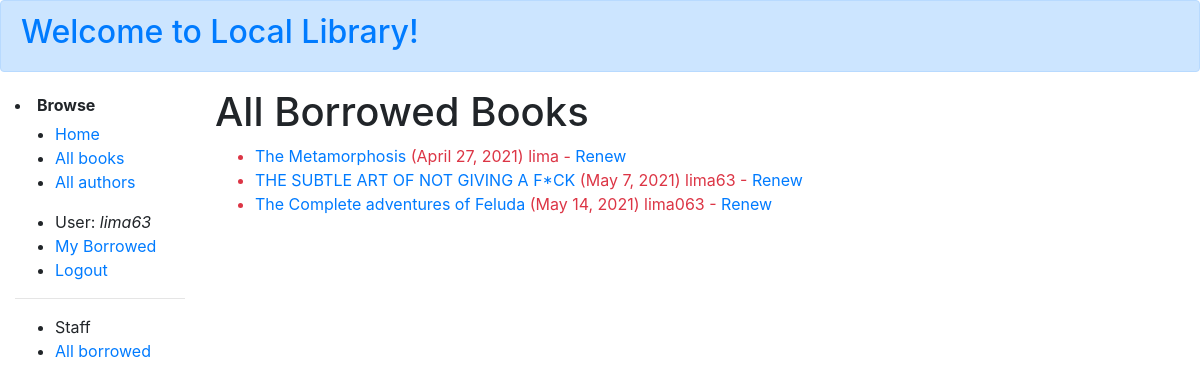
Page /catalog/borrowed/ (signed in) on the earlier database version.
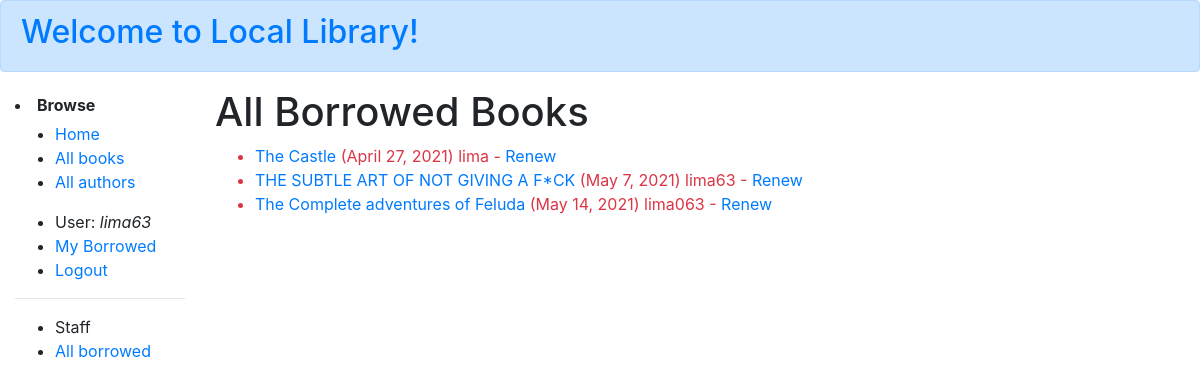
Same page on the later database version.
### catalog/models.py (models this page shows, shortened)
class BookInstance(models.Model):
    id = models.UUIDField(primary_key=True, default=uuid.uuid4,
                          help_text="Unique ID for this particular book across whole library")
    book = models.ForeignKey('Book', on_delete=models.RESTRICT, null=True)
    imprint = models.CharField(max_length=200)
    due_back = models.DateField(null=True, blank=True)
    borrower = models.ForeignKey(
        User, on_delete=models.SET_NULL, null=True, blank=True)
    @property
    def is_overdue(self):
        if self.due_back and date.today() > self.due_back:
            return True
        return False
    LOAN_STATUS = (
        ('d', 'Maintenance'),
        ('o', 'On loan'),
        ('a', 'Available'),
        ('r', 'Reserved'),
    )
    status = models.CharField(
        max_length=1,
        choices=LOAN_STATUS,
        blank=True,
        default='d',
        help_text='Book availability')
    class Meta:
        ordering = ['due_back']
        permissions = (("can_mark_returned", "Set book as returned"),)

class Book(models.Model):
    title = models.CharField(max_length=200)
    author = models.ForeignKey('Author', on_delete=models.SET_NULL, null=True)
    summary = models.TextField(
        max_length=1000, help_text="Enter a brief description of the book")
    isbn = models.CharField('ISBN', max_length=13,
                            unique=True,
                            help_text='13 Character <a href="https://www.isbn-international.org/content/what-isbn'
                                      '">ISBN number</a>')
    genre = models.ManyToManyField(
        Genre, help_text="Select a genre for this book")
    language = models.CharField(max_length=200)
    class Meta:
        ordering = ['title', 'author']
    def display_genre(self):
        """Creates a string for the Genre. This is required to display genre in Admin."""
        return ', '.join([genre.name for genre in self.genre.all()[:3]])
    display_genre.short_description = 'Genre'

### catalog/views.py (the view)
# urls.py: path('borrowed/', views.LoanedBooksAllListView.as_view(),
class LoanedBooksAllListView(PermissionRequiredMixin, generic.ListView):
    model = BookInstance
    permission_required = 'catalog.can_mark_returned'
    template_name = 'catalog/bookinstance_list_borrowed_all.html'
    paginate_by = 10
    def get_queryset(self):
        return BookInstance.objects.filter(status__exact='o').order_by('due_back')

### catalog/templates/catalog/bookinstance_list_borrowed_all.html
{% extends "base_generic.html" %}
{% block content %}
<h1>All Borrowed Books</h1>
{% if bookinstance_list %}
<ul>
    {% for bookinst in bookinstance_list %}
    <li class="{% if bookinst.is_overdue %}text-danger{% endif %}">
        <a href="{% url 'book-detail' bookinst.book.pk %}">{{bookinst.book.title}}</a> ({{ bookinst.due_back }})
        {% if user.is_staff %} {{ bookinst.borrower }}{% endif %} {% if perms.catalog.can_mark_returned %}- <a
            href="{% url 'renew-book-librarian' bookinst.id %}">Renew</a> {% endif %}
    </li>
    {% endfor %}
</ul>
{% else %}
<p>There are no books borrowed.</p>
{% endif %}
{% endblock %}

Differences in the rows shown:
changed through a linked row, BookInstance "lima": book "The Metamorphosis" → "The Castle"
